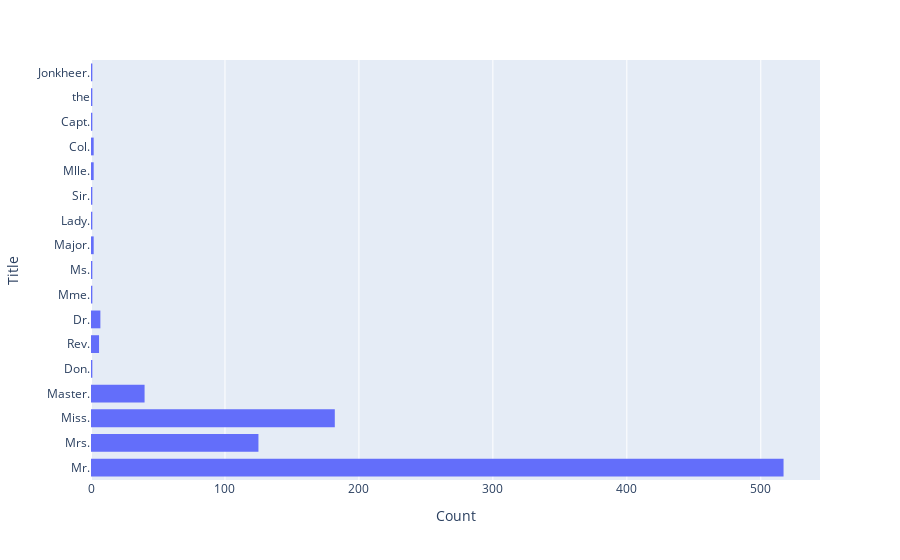

Notebook source saved alongside this figure:
### Code cell
# Avaliando a frenquencia de titulos

fig = px.histogram(y=df_train['Title'])
fig.update_layout(
    title_text=' ', # title of plot
    xaxis_title_text='Count', # xaxis label
    yaxis_title_text='Title', # yaxis label
    bargap=0.2, # gap between bars of adjacent location coordinates
    bargroupgap=0.1 # gap between bars of the same location coordinates
)
fig.show()

### Figure 1 — Plotly figure (JSON) as saved in the notebook; plotly's stock layout.template omitted (floating-point values rounded to 4 significant figures; data arrays with more than 128 entries replaced by an {"elided": "..."} marker saying what was removed)
{"data": [{"alignmentgroup": "True", "bingroup": "y", "hovertemplate": "count=%{x}<br>y=%{y}<extra></extra>", "legendgroup": "", "marker": {"color": "#636efa", "pattern": {"shape": ""}}, "name": "", "offsetgroup": "", "orientation": "h", "showlegend": false, "type": "histogram", "xaxis": "x", "y": {"elided": "891 str values"}, "yaxis": "y"}], "layout": {"bargap": 0.2, "bargroupgap": 0.1, "barmode": "relative", "legend": {"tracegroupgap": 0}, "margin": {"t": 60}, "title": {"text": " "}, "xaxis": {"anchor": "y", "domain": [0, 1], "title": {"text": "Count"}}, "yaxis": {"anchor": "x", "domain": [0, 1], "title": {"text": "Title"}}}}
